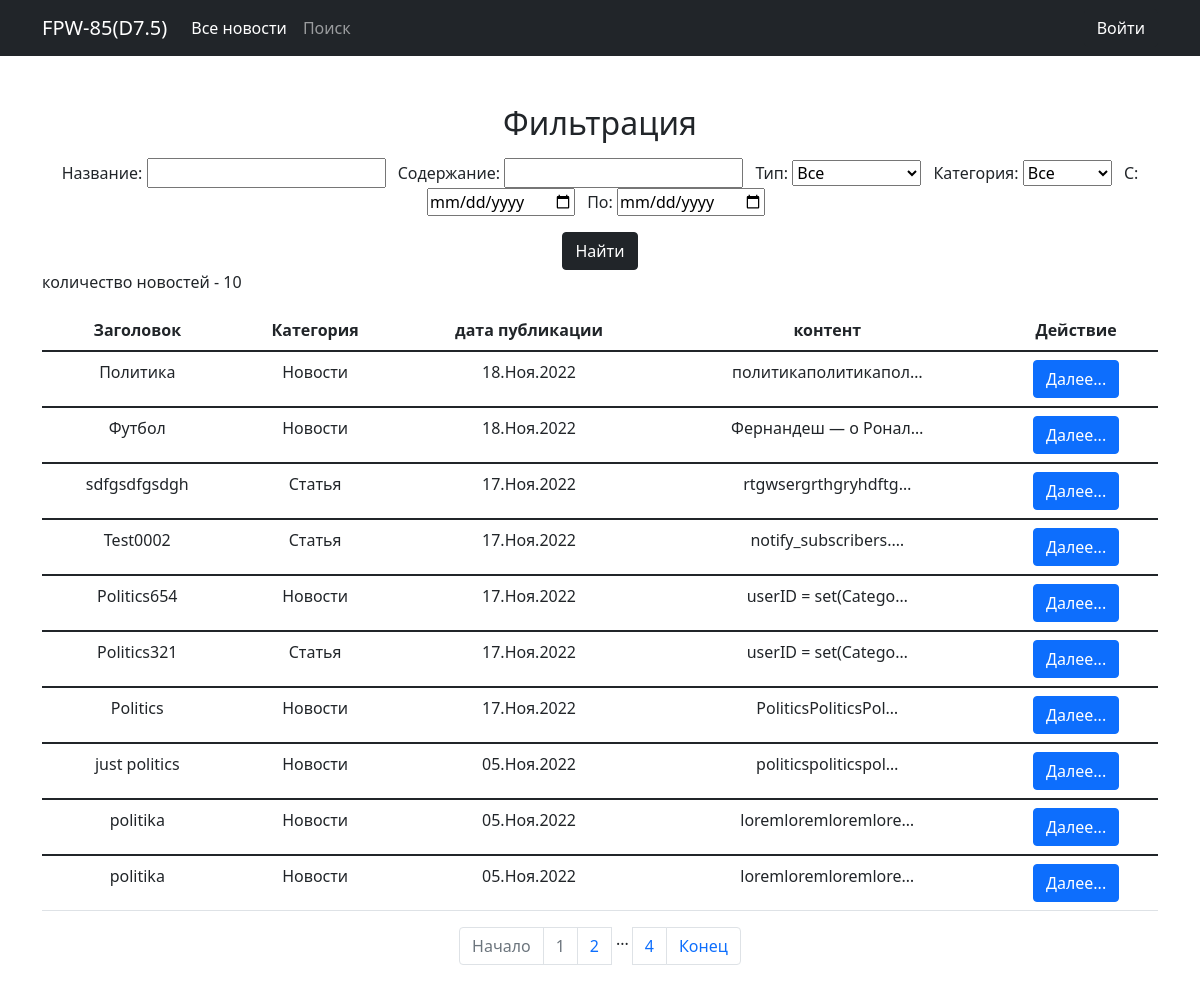
The app's page /search/ with its own data.
### news/models.py (models this page shows, shortened)
class Post(models.Model):
    author = models.ForeignKey(Author, on_delete=models.CASCADE)
    NEWS = 'NW'
    ARTICLE = 'AR'
    CATEGORY_CHOICES = (
        (NEWS, 'Новости'),
        (ARTICLE, 'Статья'),
    )
    categoryType = models.CharField(max_length=2, choices=CATEGORY_CHOICES, default=ARTICLE)
    dateCreation = models.DateTimeField(auto_now_add=True)
    postCategory = models.ManyToManyField(Category, through='PostCategory')
    title = models.CharField(max_length=128)
    text = models.TextField()
    rating = models.SmallIntegerField(default=0)
    class Meta:
        verbose_name = 'Пост'
        verbose_name_plural = 'Посты'

### news/views.py (the view)
# urls.py: path('', ListNews.as_view(), name= 'post_list'),
class ListNews(ListView):
    model = Post
    ordering = '-dateCreation'
    template_name = "newslist.html"
    context_object_name = 'news'
    paginate_by = 10
    def get_queryset(self):
        queryset = super().get_queryset()
        self.filterset = PostFilter(self.request.GET, queryset)
        return self.filterset.qs
    def get_context_data(self, **kwargs):
        context = super().get_context_data(**kwargs)
        context['filterset'] = self.filterset
        if self.request.user in User.objects.all():
            today = datetime.now()
            today = today.replace(hour=0, minute=0, second=0)
            context['author_post'] = Post.objects.filter(author__authorUser=self.request.user).filter(dateCreation__gte=today).count
        return context

### news/models.py (called while the page is built)
    def __str__(self):
        return f'{self.get_name_display()}'

### news/templatetags/custom_filters.py (called while the page is built)
@register.filter()
def censor(value: str):
    censored = ''
    for item in value.split():
        if item.lower() in CENSOR:
            cen_item = item[0] + '*' * (len(item) - 1)
            censored += cen_item + ' '
        else:
            censored += item + ' '
    return censored

### news/templatetags/custom_tags.py (called while the page is built)
@register.simple_tag(takes_context=True)
def replace_url(context, **kwargs):
    d = context['request'].GET.copy()
    for k, v in kwargs.items():
        d[k] = v
    return d.urlencode()

### templates/newslist.html (shortened to what this page needs)
{% extends 'flatpages/default.html' %}
{% load custom_filters %}
{% load custom_tags %}
{% block content %}
    {% if 'search' in request.path %}
        <h2 class="mb-3">Фильтрация</h2>
            <form action="" method="get">
            {{ filterset.form.as_table }}
                <br>
            <input type="submit" class="btn btn-dark btn-md mt-3" value="Найти"/>
            </form>
    {% endif %}
    <p class='text-start'>количество новостей - {{ news|length}}</p>
    {% if news %}
        <table class='table'>
            <thead>
                <tr>
                    <th scope='col'>Заголовок</th>
                    <th scope='col'>Категория</th>
                    <th scope='col'>дата публикации</th>
                    <th scope='col'>контент</th>
                    <th scope='col'>Действие</th>
                </tr>
            </thead>
            {% for item in news %}
            <tbody>
                <tr>
                    <td>{{ item.title|censor }}</td>
                    <td>{{ item.get_categoryType_display }}</td>
                    <td>{{ item.dateCreation|date:'d.M.Y' }}</td>
                    <td>{{ item.text|truncatechars:20|censor}}</td>
                    <td><a class="btn btn-primary" href="{% url 'post_detail' item.id %}" role="button">Далее...</a></td>
                </tr>
            </tbody>
            {% endfor %}
        </table>
    {% else %}
        <h2>Нет новостей</h2>
    {% endif %}
          <ul class="pagination justify-content-center">
    {% if page_obj.number == 1 %}
            <li class="page-item disabled">
                {% else %}
            <li class="page-item">
    {% endif %}
              <a class="page-link" href="?page=1">Начало</a>
              </li>
        <li class="page-item disabled"><a class="page-link" href="#">{{ page_obj.number }}</a>
        </li>
       {% if page_obj.has_next %}
           <li class="page-item">
           <a class="page-link" href="?{% replace_url page=page_obj.next_page_number %}">{{ page_obj.next_page_number }}</a>
           </li>
           {% if paginator.num_pages != page_obj.next_page_number %}
               <span class="me-1 ms-1">...</span>
               <li class="page-item">
               <a class="page-link" href="?{% replace_url page=page_obj.paginator.num_pages %}">{{ page_obj.paginator.num_pages }}</a>
               </li>
           {% endif %}
       {% endif %}
              {% if page_obj.number == page_obj.paginator.num_pages %}
            <li class="page-item disabled">
                      {% else %}
                      <li class="page-item">
                {% endif %}
                    <a class="page-link" href="?{% replace_url page=page_obj.paginator.num_pages %}">Конец</a>
            </li>
   </ul>
{% endblock content %}

### records on screen
Post: title|censor "Политика", categoryType "Новости", dateCreation "18.Ноя.2022", text|censor "политикаполитикапол…"
Post: title|censor "Футбол", categoryType "Новости", dateCreation "18.Ноя.2022", text|censor "Фернандеш — о Ронал…"
Post: title|censor "sdfgsdfgsdgh", categoryType "Статья", dateCreation "17.Ноя.2022", text|censor "rtgwsergrthgryhdftg…"
Post: title|censor "Test0002", categoryType "Статья", dateCreation "17.Ноя.2022", text|censor "notify_subscribers.…"
Post: title|censor "Politics654", categoryType "Новости", dateCreation "17.Ноя.2022", text|censor "userID = set(Catego…"
Post: title|censor "Politics321", categoryType "Статья", dateCreation "17.Ноя.2022", text|censor "userID = set(Catego…"
Post: title|censor "Politics", categoryType "Новости", dateCreation "17.Ноя.2022", text|censor "PoliticsPoliticsPol…"
Post: title|censor "just politics", categoryType "Новости", dateCreation "05.Ноя.2022", text|censor "politicspoliticspol…"
Post: title|censor "politika", categoryType "Новости", dateCreation "05.Ноя.2022", text|censor "loremloremloremlore…"
Post: title|censor "politika", categoryType "Новости", dateCreation "05.Ноя.2022", text|censor "loremloremloremlore…"

### other values on screen
{{ news|length }} "10"
{{ page_obj.number }} "1"
{{ page_obj.next_page_number }} "2"
{{ page_obj.paginator.num_pages }} "4"
